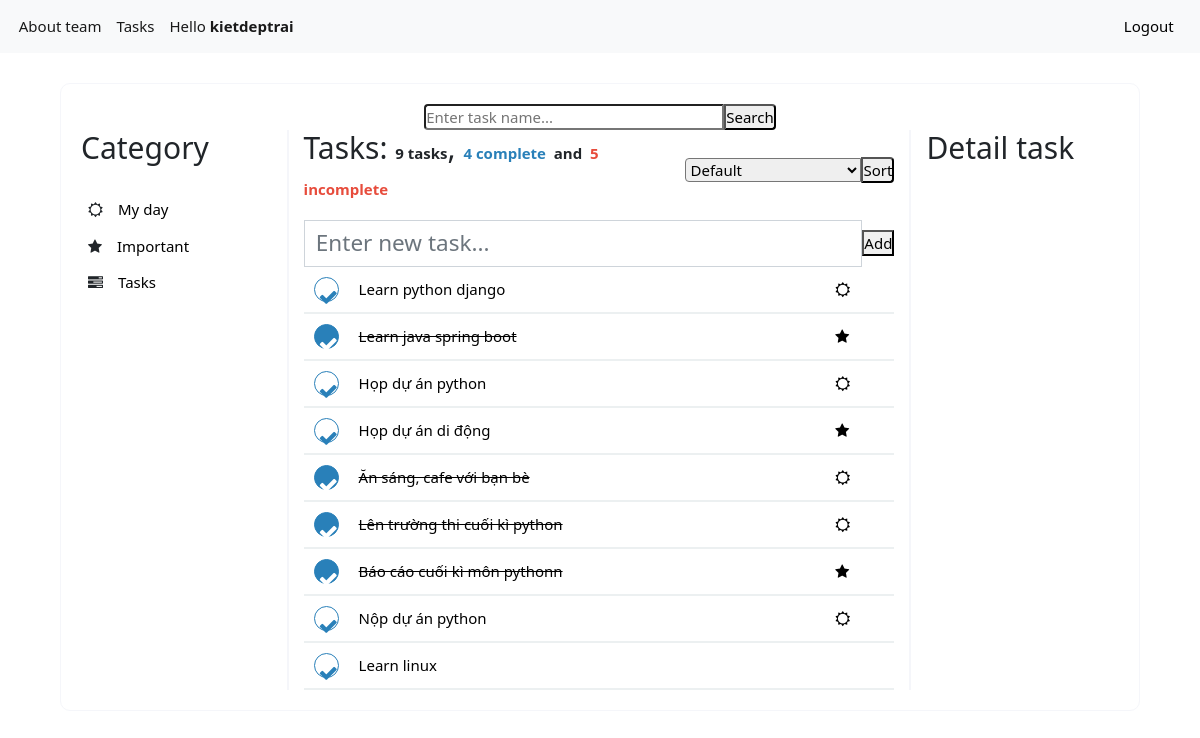
/list/3 (signed in), run on the app's committed database.
### tasks/models.py (models this page shows, shortened)
class Task(models.Model):
    user = models.ForeignKey(User,
                             on_delete=models.CASCADE,
                             null=True, blank=True)
    name = models.TextField(max_length=255)
    createdAt = models.DateTimeField()
    updatedAt = models.DateTimeField()
    complete = models.BooleanField(default=False)
    category = models.ForeignKey(Category,
                                   on_delete=models.CASCADE,
                                   blank=True, null=True)

### tasks/views.py (the view)
# urls.py: path('list/<int:category_id>', list_view, name = 'list'),
def list_view(request, category_id):
    keyword = request.GET.get('keyword')
    sort = request.GET.get('sort')
    user = request.user if request.user.is_authenticated else None
    tasks = Task.objects.all()
    if keyword:
        tasks = tasks.filter(name__icontains = keyword)
    if category_id != 3:
        tasks = tasks.filter(category__id = category_id)
        dt = datetime.datetime.today()
        tasks = tasks.filter(createdAt__contains = datetime.date(dt.year, dt.month, dt.day))
    tasks = tasks.filter(user=user)
    if sort=="1":
        tasks = tasks.order_by('name').values()
    if sort=="2":
        tasks = tasks.order_by('complete').values()
    count_complete = tasks.filter(complete = True).count()
    count_incomplete = tasks.filter(complete = False).count()
    context = {
        'keyword': keyword,
        'category_id': category_id,
        'tasks': tasks,
        'count_complete': count_complete,
        'count_incomplete': count_incomplete,
        'typesort': sort,
        "category_id": category_id,
        'form':TaskForm()
    }
    return render(request, "list.html", context)

### tasks/forms.py
class TaskForm(forms.Form):
    name = forms.CharField(label='', required=True,
                           widget=forms.TextInput(attrs={'class':'form-control', 'placeholder':'Enter new task...'}),
                           max_length=255)

### tasks/templates/list.html (shortened to what this page needs)
{%extends 'base.html'%} {%load static%} {%block css%}
<link rel="stylesheet" href="{% static 'css/list.css' %}" /> {% endblock %}
{%block body%}
<div class="list-form">
  <div class="search-task">
    <form>
      <input
        type="text"
        name="keyword"
        class="input-text-search"
        id="keyword"
        value="{{keyword|default:''}}"
        placeholder="Enter task name..."
      />
      <input type="submit" class="input-submit-search" value="Search" />
  </div>
  <div class="main-list-task">
    <div class="category-task">
      <h2>Category</h2>
      <div class="menu-category">
        <ul>
          <li>
            <i class="fa fa-sun-o" aria-hidden="true"></i
            ><a href="{% url 'tasks:list' 1 %}">My day</a>
          </li>
          <li>
            <i class="fa fa-star" aria-hidden="true"></i
            ><a href="{% url 'tasks:list' 2 %}">Important</a>
          </li>
          <li>
            <i class="fa fa-tasks" aria-hidden="true"></i
            ><a href="{% url 'tasks:list' 3 %}">Tasks</a>
          </li>
        </ul>
      </div>
    </div>
    <div class="list-task">
      <div class="list-task-top">
        <h2 style="display: inline-block">
        {% if category_id == 1 %}
          My day:
        {% elif category_id == 2 %}
          Important:
        {% else %}
          Tasks:
        {% endif %}
        <b>{{tasks.count}} tasks</b>,
        <b style="color: #2980b9">{{count_complete}} complete</b>
        <b> and</b>
        <b style="color: #e74c3c">{{count_incomplete}} incomplete</b>
        </h2>
        <div>
          <form>
            <select class="selected-box-sort" name="sort">
              {% if typesort %}
                {% if typesort == "0" %}
                <option value=0 selected="selected">Default</option>
                <option value=1>Sort by name</option>
                <option value=2>Complete/Incomplete</option>
                {%elif typesort == "1"%}
                <option value=0>Default</option>
                <option value=1 selected="selected">Sort by name</option>
                <option value=2>Complete/Incomplete</option>
                {%elif typesort == "2"%}
                <option value=0>Default</option>
                <option value=1>Sort by name</option>
                <option value=2 selected="selected">Complete/Incomplete</option>
                {%endif%}
              {% else%}
                <option value=0>Default</option>
              {% endif %}
            </select>
            <input class="sort-task-by-name" type="submit" value="Sort"/>
          </form>
        </div>
      </div>
      <div class="add-task">
        <form action="/list/{{category_id}}/task/add?keyword={{keyword}}&sort={{typesort}}" method = "post">{% csrf_token %}
            {{form}}
          <input type="submit" class="input-submit-search" value="Add" />
        </form>
      </div>
      <div>
        <div class="show-list">
          {% for task in tasks%}
          <div class="task">
            <a class="task-complete" style="width: 25px; height: 25px; border-radius: 50%; color: {% if task.complete %}white{% else %}#2980b9{% endif %}; background-color: {% if task.complete %}#2980b9{% else %}white{% endif %}"href="/list/{{category_id}}/task/{{task.id}}/complete?keyword={{keyword}}&sort={{typesort}}"><i class="fa fa-check" aria-hidden="true"></i></a>
            <a href="/list/{{category_id}}/task/{{task.id}}?keyword={{keyword}}&sort={{typesort}}"
              style="text-decoration-line: {% if task.complete %}line-through{% else %}none{% endif %}; color: black"
            >{{task.name}}</a>
           {% if category_id == 3 %}
            <a href="#" style="color:black">{% if task.category_id == 1 %}
            <i class="fa fa-sun-o" aria-hidden="true"></i>
            {% elif task.category_id == 2 %}
            <i class="fa fa-star" aria-hidden="true"></i>
            {% endif %}</a>{% endif %}
          </div>
          {% endfor %}
        </div>
      </div>
    </div>
    <div class="detail-task">
      <h2>Detail task</h2>
    </div>
  </div>
</div>
{% endblock %}

### todolist/templates/base.html (shortened to what this page needs)
<!DOCTYPE html>
<html lang="en">
  <head>
    {% load static %}
    <link
    rel="stylesheet"
    type="text/css"
    href="https://cdnjs.cloudflare.com/ajax/libs/skeleton/2.0.4/skeleton.min.css"
    />
    <link
      rel="stylesheet"
      type="text/css"
      href="https://cdnjs.cloudflare.com/ajax/libs/normalize/3.0.2/normalize.min.css"
    />
    <link
      rel="stylesheet"
      type="text/css"
      href="{% static 'css/style.css' %}"
    />
    {% block css %}{% endblock %}
    <link
      href="https://cdn.jsdelivr.net/npm/bootstrap@5.1.3/dist/css/bootstrap.min.css"
      rel="stylesheet"
    />
    <link
      rel="stylesheet"
      href="https://cdnjs.cloudflare.com/ajax/libs/font-awesome/4.7.0/css/font-awesome.min.css"
    />
  </head>
  <body>
    <nav
      class="navbar navbar-expand-lg navbar-light bg-light"
      style="font-size: 15px"
    >
      <div class="container-fluid">
        <div class="collapse navbar-collapse" id="navbarSupportedContent">
          <ul class="navbar-nav me-auto mb-2 mb-lg-0">
            <li class="nav-item">
              <a class="nav-link active" aria-current="page" href="/"
                >About team</a
              >
            </li>
            {% if not user.is_authenticated %}
            <li class="nav-item">
              <a
                class="nav-link active"
                aria-current="page"
                href="{% url 'auth:login' %}"
                >Login</a
              >
            </li>
            {%else%}
            <li class="nav-item">
              <a
                class="nav-link active"
                aria-current="page"
                href="{% url 'tasks:list' 1 %}"
                >Tasks</a
              >
            </li>
            <li class="nav-item">
              <a class="nav-link active" aria-current="page" href="#"
                >Hello <strong>{{user.username}}</strong></a
              >
            </li>
            {% endif %}
          </ul>
          {% if user.is_authenticated %}
          <a
            class="nav-link active"
            aria-current="page"
            href="{% url 'auth:logout' %}"
            style="color: black"
            >Logout</a
          >
          {% endif %}
        </div>
      </div>
    </nav>
    {% block body %}{% endblock %}
  </body>
</html>

### todolist/static/css/style.css (style rules this page uses)
* { font-size: 15px; margin: 0px; padding: 0px; box-sizing: border-box; }

### tasks/static/css/list.css (style rules this page uses)
.list-form { margin: 0 auto; margin-top: 30px; width: 90%; border: 1px solid #f5f6fa; border-radius: 10px; padding: 20px; }
.list-form .search-task form { display: flex; align-items: center; justify-content: center; }
.list-form .search-task form input, .list-task input { border-radius: 0; }
.selected-box-sort { border-radius: 0; }
.list-form .search-task form .input-text-search, .selected-box-sort { border-bottom-left-radius: 4px; border-top-left-radius: 4px; }
.list-form .search-task form .input-text-search { width: 300px; }
.list-form .search-task form .input-submit-search, .list-task .sort-task-by-name { border-bottom-right-radius: 4px; border-top-right-radius: 4px; }
.category-task h2, .detail-task h2 { margin-bottom: 25px; }
.list-task-top { margin-bottom: 0px; }
.list-form .main-list-task { display: flex; width: 100%; }
.list-form .main-list-task .category-task { width: 20%; border-right: 2px solid #f5f6fa; }
.list-form .main-list-task .category-task .menu-category ul { padding-left: 0px; }
.list-form .main-list-task .category-task .menu-category ul li { list-style: none; margin-bottom: 0px; padding: 7px; }
.list-form .main-list-task .category-task .menu-category ul li a { text-decoration: none; margin-left: 15px; color: black; }
.list-form .main-list-task .list-task { width: 60%; padding: 0px 15px 0px 15px; border-right: 2px solid #f5f6fa; }
.list-form .main-list-task .list-task .list-task-top { display: flex; justify-content: space-between; align-items: center; }
.list-form .main-list-task .list-task .list-task-top div { display: flex; align-items: center; justify-content: flex-end; }
.list-form .main-list-task .list-task .add-task { margin-top: 10px; }
.list-form .main-list-task .list-task .add-task form { display: flex; align-items: center; }
.list-form .main-list-task .list-task .add-task form input:nth-child(2) { font-size: 1.5rem; }
.list-form .main-list-task .list-task .show-list .task { display: flex; align-items: center; gap: 20px; border-bottom: 2px solid #ecf0f1; padding: 10px; }
.list-form .main-list-task .list-task .show-list .task a:nth-child(2) { width: 80%; }
.list-form .main-list-task .detail-task { padding-left: 15px; width: 20%; }
.main-list-task a { text-decoration: none; }
.task-complete { border: 1px solid #2980b9; border-radius: 5px; padding: 4px; width: 90px; font-size: 1.3rem; text-align: center; }

### data on the page
Task: name "Learn python django"
Task: {{ task.id }} 2 (drawn), name "Learn java spring boot"
Task: name "Họp dự án python"
Task: name "Họp dự án di động"
Task: name "Ăn sáng, cafe với bạn bè"
Task: name "Lên trường thi cuối kì python"
Task: name "Báo cáo cuối kì môn pythonn"
Task: name "Nộp dự án python"
Task: name "Learn linux"

### other printed values
{{ user.username }} "kietdeptrai"
{{ tasks.count }} "9"
{{ count_complete }} "4"
{{ count_incomplete }} "5"
